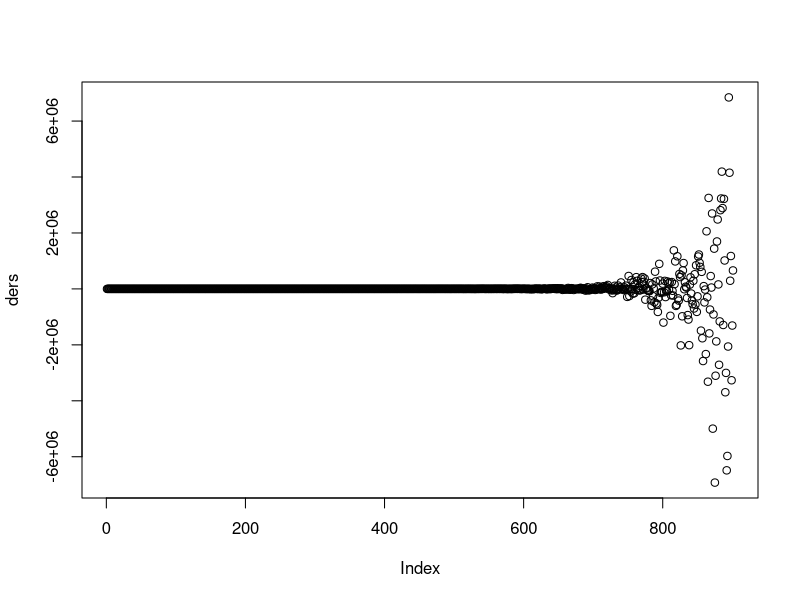
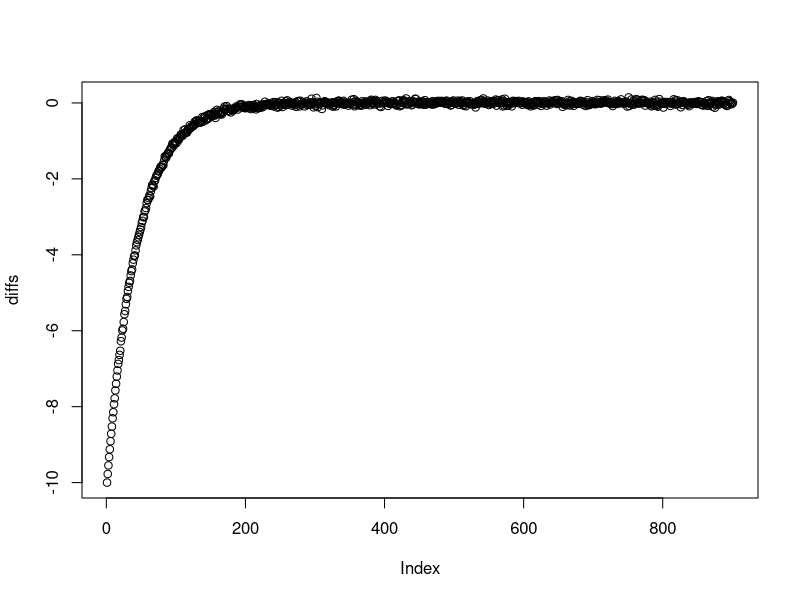
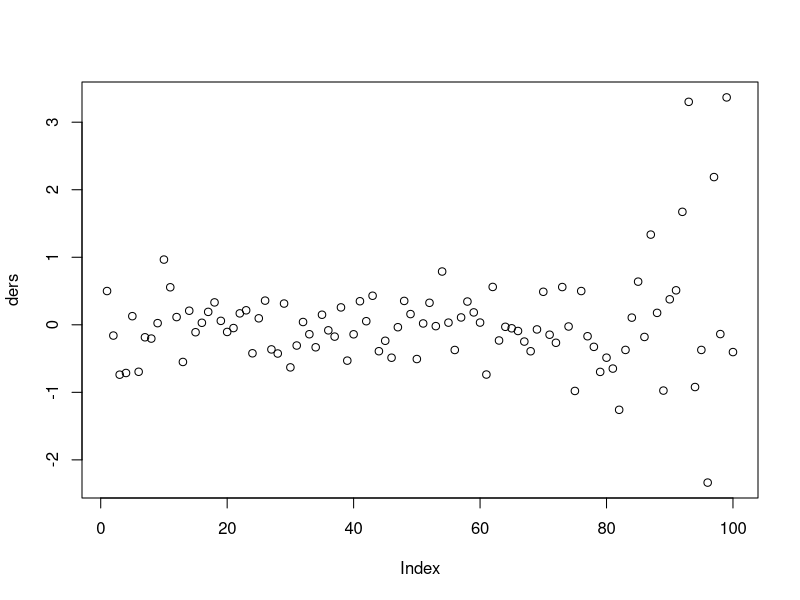
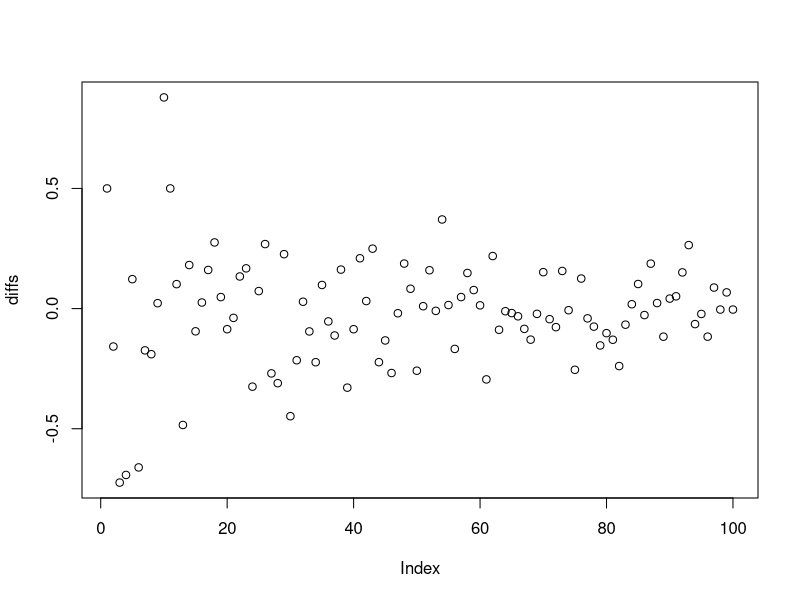
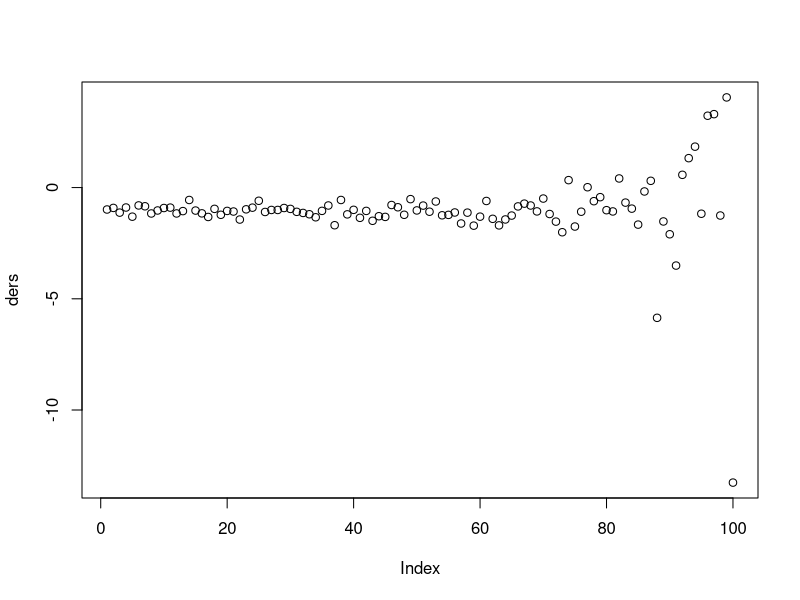

Recreate these plots in R, in order.
library(spatstat)

# For a fixed radius, the value of ripley's K is poisson distributed with 
# mean (lambda*pi*r^2).
# Attempt to find gatuax derivative by showing mean of poisson is gataux

# approaching in lambda
mus <- 10^(-seq(-1,8,0.01))
lambda <- 10
lambda_G <- 9
ders <- c()
diffs <- c()
true <- lambda_G-lambda

for (mu in mus) {
  Gp <- rpois(5000, ((1-mu)*lambda + mu*lambda_G))
  diffs <- c(diffs, (mean(Gp)-lambda))
  ders <- c(ders, (mean(Gp)-lambda)/mu)
}

plot(ders)
plot(diffs)


# approaching in n
mus <- seq(1,0.000001,-0.01)
lambda <- 10
ders <- c()
diffs <- c()

for (mu in mus) {
  Gp <- rpois((1-mu)*1000 + mu*10, lambda)
  ders <- c(ders, (mean(Gp)-lambda)/mu)
  diffs <- c(diffs, mean(Gp)-lambda)
}

plot(ders)
plot(diffs)


# variance: approaching in lambda
mus <- seq(1,0.000001,-0.01)
lambda <- 10
ders <- c()
diffs <- c()
true <- 9+9^2-10+10^2-2*9*10+2*10^2

for (mu in mus) {
  Gp <- rpois(5000, ((1-mu)*lambda + mu*9))
  diffs <- c(diffs, (var(Gp)-lambda))
  ders <- c(ders, (var(Gp)-lambda)/mu)
}

plot(ders)
